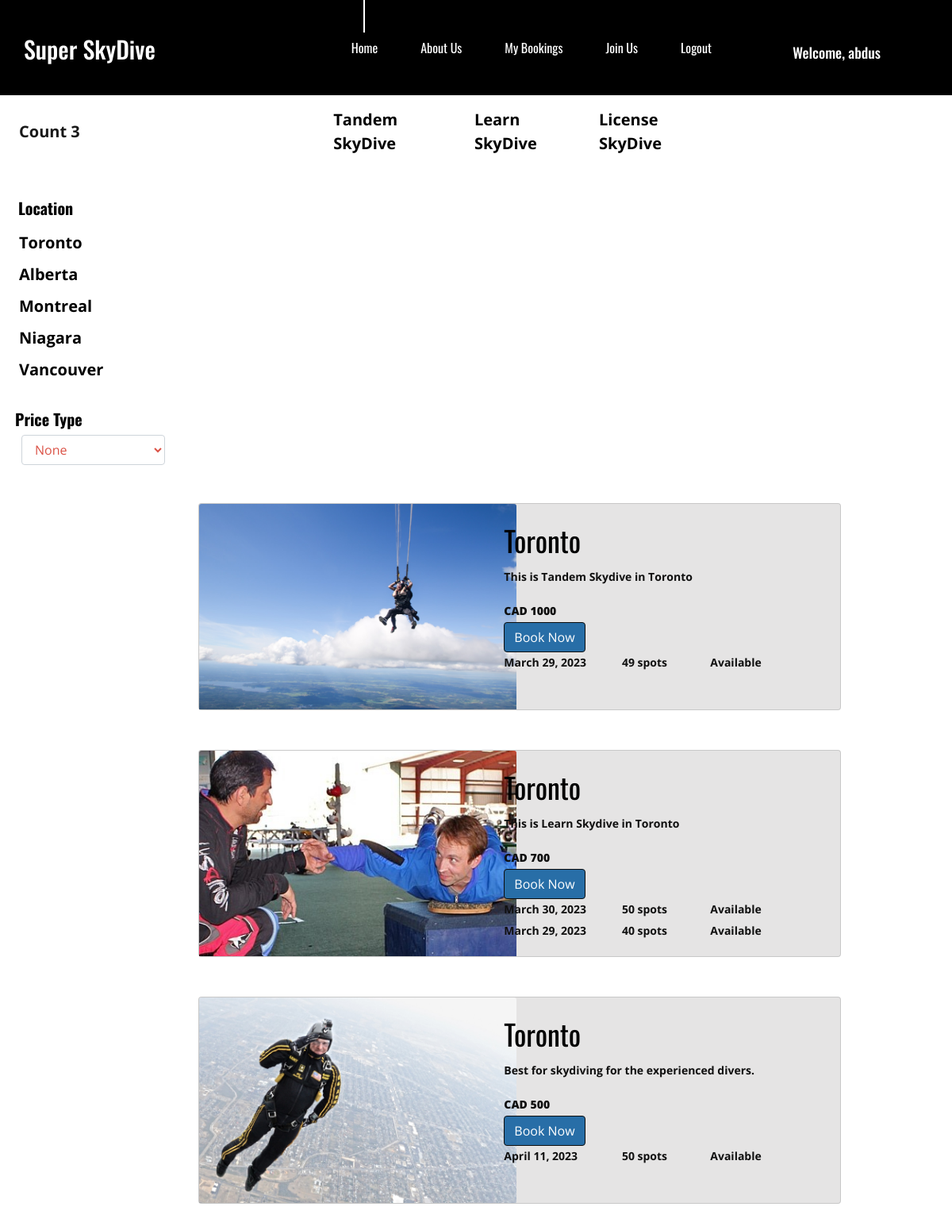
Page /skydive/search/Toronto (signed in) on the committed database.
### skydive/models.py (models this page shows, shortened)
class Destination(models.Model):
    id = models.IntegerField(primary_key=True)
    province = models.CharField(max_length=20)
    img = models.ImageField(upload_to='pics')
    number = models.IntegerField(default=50)

class Destination_desc(models.Model):
    dest_id = models.AutoField(primary_key=True)
    province = models.CharField(max_length=20)
    price = models.IntegerField(default=2000)
    rating = models.IntegerField(default=5)
    desc = models.TextField()
    img_destin = models.ImageField(upload_to='pics')
    type_skydive = models.CharField(max_length=50, choices=SKYDIVE_TYPE)
    curr = models.CharField(max_length=10, choices=CURR_TYPE, default='cad')

class Reservation(models.Model):
    date_available = models.DateField(null=False, blank=False)
    spots_total = models.IntegerField(null=True, default=50)
    spots_free = models.IntegerField(null=True, default=50)
    destination = models.ForeignKey(Destination, related_name="destin", on_delete=models.CASCADE)
    type_skydive = models.CharField(max_length=50, choices=SKYDIVE_TYPE, default='tandemskydive')

### skydive/views.py (the view)
# urls.py: path('skydive/search/<str:destination>', views.search_loc, name='search_loc'),
def search_loc(request, destination):
    loc_desc_list = Destination_desc.objects.filter(province=destination)
    loc_list = Destination.objects.all()
    available_list = Reservation.objects.filter(destination__province=destination)
    return render(request, 'skydive/search.html', {'loc_desc_list': loc_desc_list, 'loc_list': loc_list,
                                                   'available_list': available_list, 'search_item': 'province'})

### skydive/templates/skydive/search.html (shortened to what this page needs)
    {% load static %}
    <!DOCTYPE html>
    <html lang="en">
    <head>
        <link rel="stylesheet" type="text/css" href="{% static 'styles/custom.css' %}">
        <link rel="stylesheet" type="text/css" href="{% static 'styles/bootstrap4/bootstrap.min.css' %}">
        <link href="{% static 'plugins/font-awesome-4.7.0/css/font-awesome.min.css' %}" rel="stylesheet" type="text/css">
        <link rel="stylesheet" type="text/css" href="{% static 'plugins/OwlCarousel2-2.2.1/owl.carousel.css' %}">
        <link rel="stylesheet" type="text/css" href="{% static 'plugins/OwlCarousel2-2.2.1/owl.theme.default.css' %}">
        <link rel="stylesheet" type="text/css" href="{% static 'plugins/OwlCarousel2-2.2.1/animate.css' %}">
        <link rel="stylesheet" type="text/css" href="{% static 'styles/main_styles.css' %}">
        <link rel="stylesheet" type="text/css" href="{% static 'styles/search.css' %}">
    </head>
    <body>
<header class="header">
		<div class="container">
			<div class="row">
				<div class="col">
					<div class="header_content d-flex flex-row align-items-center justify-content-start">
						<div class="header_content_inner d-flex flex-row align-items-end justify-content-start">
							<div class="logo"><a href="">Super SkyDive</a></div>
							<nav class="main_nav">
								<ul class="d-flex flex-row align-items-start justify-content-start">
									<li class="active"><a href="">Home</a></li>
									<li><a href="{%url 'skydive:about'  %}">About Us</a></li>
									<li><a href="{%url 'skydive:mybookings'  %}">My Bookings</a></li>
									<li><a href="{%url 'skydive:joinus'  %}">Join Us</a></li>
									{% if user.is_authenticated %}
										<li><a href="{%url 'skydive:logout'  %}">Logout</a></li>
									{% else %}
										<li><a href="{%url 'skydive:register'  %}">Register</a></li>
										<li><a href="{%url 'skydive:login'  %}">Login</a></li>
									{% endif %}
								</ul>
							</nav>
							{% if user.is_authenticated %}
								<div class="header_phone ml-auto">Welcome, {{user.username }}</div>
							{% else %}
								<div class="header_phone ml-auto">
									<a style="color: white; font-size:xx-large;" href="https://www.instagram.com/skydiving_gear_canada/?igshid=YmMyMTA2M2Y%3D" target="_blank">
										<i class="fa fa-instagram" aria-hidden="false"></i>
									</a>
								</div>
							{% endif %}
						</div>
					</div>
				</div>
			</div>
		</div>
	</header>
<div style="margin-top: 115px">
     <nav class="navbar navbar-expand-sm navbar-light bg-white border-bottom">
        <a class="navbar-brand ml-2 font-weight-bold" href="#">Count {{ loc_desc_list.count }} </a>
        <div class="collapse navbar-collapse" id="navbarColor" style="padding-right: 280px" >
            <ul class="navbar-nav">
                <li class="nav-item"><a class="nav-link" href="{% url 'skydive:type_skydive' 'tandemskydive' 1 %}">Tandem SkyDive</a> </li>
                <li class="nav-item"><a class="nav-link" href="{% url 'skydive:type_skydive' 'learnskydive' 2 %}">Learn SkyDive</a> </li>
                <li class="nav-item"><a class="nav-link" href="{% url 'skydive:type_skydive' 'licenseskydive' 3 %}">License SkyDive</a> </li>
            </ul>
        </div>
    </nav>
</div>
    <section id="sidebar">
        <div>
            <h6 class="p-1 border-bottom" style="font-size: 20px;font-weight: bold">Location</h6>
            {% for loc in loc_list %}
            <ul>
                <li><a href="{% url 'skydive:search_loc' loc.province %}">{{ loc.province }}</a></li>
            </ul>
            {% endfor %}
        </div>
        <div>
            <h6 style="font-size: 20px;font-weight: bold;padding-top: 30px">Price Type</h6>
            <form action="{% url 'skydive:search' %}" class="ml-md-2" method="GET">
                <select name="price" class="form-control" style="width: 85%" onchange="this.form.submit()" >
                    <option value="1">None</option>
               </select>
            </form>
        </div>
    </section>
    <div id="products">
    <div class="container mt-5">
        {% for loc_desc in loc_desc_list %}
          <div class="card mt-4" style="margin-bottom: 50px">
               <div class="row">
                     <div class="col-md-4">
                          <img src={{ loc_desc.img_destin.url }} class="card-img-top">
                     </div>
                     <div class="col-md-8">
                        <div class="card-body" style="padding-left: 105px">
                            <h3 class="card-title mt-3"> {{ loc_desc.province }}</h3>
                            <p>{{ loc_desc.desc }} </p>
                            <p><b>{{ loc_desc.curr| upper }} {{ loc_desc.price }}</b></p>
                            <a href="{% url 'skydive:booking' loc_desc.dest_id %}"><button class="btn btn-success">Book Now</button></a>
                         {% for avail in available_list %}
                            {% if search_item == 'province' %}
                            <div class="row">
                            {% if loc_desc.type_skydive == avail.type_skydive %}
                                 <div class="col-4">
                                     <p>{{ avail.date_available }} </p>
                                 </div>
                                <div class="col-3">
                                     <p>{{ avail.spots_free }} spots </p>
                                </div>
                                {% if avail.spots_free > 0 %}
                                    <div class="col-3">
                                           <p> Available</p>
                                    </div>
                                 {% else %}
                                    <div class="col-3">
                                     <p> No spots available</p>
                                    </div>
                                {% endif %}
                            {% endif %}
                            </div>
                        {% endif %}
                        {% endfor %}
                        </div>
                     </div>
            </div>
        </div>
        {% endfor %}
       </div>
    </div>
    </body>
    </html>

### static/styles/custom.css (style rules this page uses)
.navbar-light .navbar-nav .nav-link { color: rgba(0,0,0,1) !important; font-weight: bold; font-size: 20px; }

### static/styles/main_styles.css (style rules this page uses)
* { margin: 0; padding: 0; -webkit-font-smoothing: antialiased; -webkit-text-shadow: rgba(0,0,0,.01) 0 0 1px; text-shadow: rgba(0,0,0,.01) 0 0 1px; }
body { font-family: 'Open Sans', sans-serif; font-size: 14px; font-weight: 400; background: #FFFFFF; color: #a5a5a5; }
div { display: block; position: relative; -webkit-box-sizing: border-box; -moz-box-sizing: border-box; box-sizing: border-box; }
ul { list-style: none; margin-bottom: 0px; }
p { font-family: 'Open Sans', sans-serif; font-size: 14px; line-height: 1.9285; font-weight: 700; color: #101010; -webkit-font-smoothing: antialiased; -webkit-text-shadow: rgba(0,0,0,.01) 0 0 1px; text-shadow: rgba(0,0,0,.01) 0 0 1px; }
p:last-of-type { margin-bottom: 0; }
a, a:hover, a:visited, a:active, a:link { text-decoration: none; -webkit-font-smoothing: antialiased; -webkit-text-shadow: rgba(0,0,0,.01) 0 0 1px; text-shadow: rgba(0,0,0,.01) 0 0 1px; }
h3 { font-size: 36px; }
h1, h2, h3, h4, h5, h6 { font-family: 'Oswald', sans-serif; font-weight: 400; -webkit-font-smoothing: antialiased; -webkit-text-shadow: rgba(0,0,0,.01) 0 0 1px; text-shadow: rgba(0,0,0,.01) 0 0 1px; }
.form-control { color: #db5246; }
section { display: block; position: relative; box-sizing: border-box; }
.header { position: fixed; background-color: black !important; top: 0; left: 0; width: 100%; z-index: 100; -webkit-transition: all 200ms ease; -moz-transition: all 200ms ease; -ms-transition: all 200ms ease; -o-transition: all 200ms ease; transition: all 200ms ease; }
.header_content { width: 100%; height: 120px; -webkit-transition: all 200ms ease; -moz-transition: all 200ms ease; -ms-transition: all 200ms ease; -o-transition: all 200ms ease; transition: all 200ms ease; }
.header_content_inner { width: 100%; }
.logo a { font-family: 'Oswald', sans-serif; font-size: 30px; font-weight: 500; color: #FFFFFF; line-height: 0.75; }
.main_nav { margin-left: 242px; }
.main_nav ul li { position: relative; }
.main_nav ul li::after { display: block; position: absolute; left: 50%; -webkit-transform: translateX(-50%); -moz-transform: translateX(-50%); -ms-transform: translateX(-50%); -o-transform: translateX(-50%); transform: translateX(-50%); top: -104px; width: 2px; height: 0px; background: #FFFFFF; content: ''; visibility: hidden; opacity: 0; -webkit-transition: all 200ms ease; -moz-transition: all 200ms ease; -ms-transition: all 200ms ease; -o-transition: all 200ms ease; transition: all 200ms ease; }
.main_nav ul li.active::after, .main_nav ul li:hover::after { height: 100px; visibility: visible; opacity: 1; }
.main_nav ul li:not(:last-child) { margin-right: 54px; }
.main_nav ul li a { font-family: 'Oswald', sans-serif; font-size: 16px; font-weight: 400; color: #FFFFFF; white-space: nowrap; }
.header_phone { margin-right: 60px; font-family: 'Oswald', sans-serif; font-size: 18px; font-weight: 500; color: #FFFFFF; }

### static/styles/search.css (style rules this page uses)
* { box-sizing: border-box; }
body { color: black; }
#sidebar { padding-top: 29px; width: 20%; padding-left: 19px; margin: 0; float: left; }
#products { width: 70%; padding: 0px !important; margin: 0; float: right; margin-right: 125px; }
ul { list-style: none; padding: 5px; font-size: 20px; font-weight: bold; }
li a { color: black; text-decoration: none; }
@media (min-width:991px) { .navbar-nav { margin-left: 35%; } }
@media (min-width:991px) { .nav-item { padding-left: 20px; } }
@media (min-width:991px) { .card-img-top { width: 400px; height: 259px; object-fit: cover; } }

### rows in the picture
Destination: province "Toronto"
Destination: province "Alberta"
Destination: province "Montreal"
Destination: province "Niagara"
Destination: province "Vancouver"
Destination_desc: img_destin (picture), province "Toronto", desc "This is Tandem Skydive in Toronto", curr "CAD", price "1000"
Reservation: date_available "March 29, 2023", spots_free "49", shows "Available"
Destination_desc: img_destin (picture), province "Toronto", desc "This is Learn Skydive in Toronto", curr "CAD", price "700"
Reservation: date_available "March 30, 2023", spots_free "50", shows "Available"
Reservation: date_available "March 29, 2023", spots_free "40", shows "Available"
Destination_desc: img_destin (picture), province "Toronto", desc "Best for skydiving for the experienced divers.", curr "CAD", price "500"
Reservation: date_available "April 11, 2023", spots_free "50", shows "Available"

### other values in the picture
{{ user.username }} "abdus"
{{ loc_desc_list.count }} "3"
